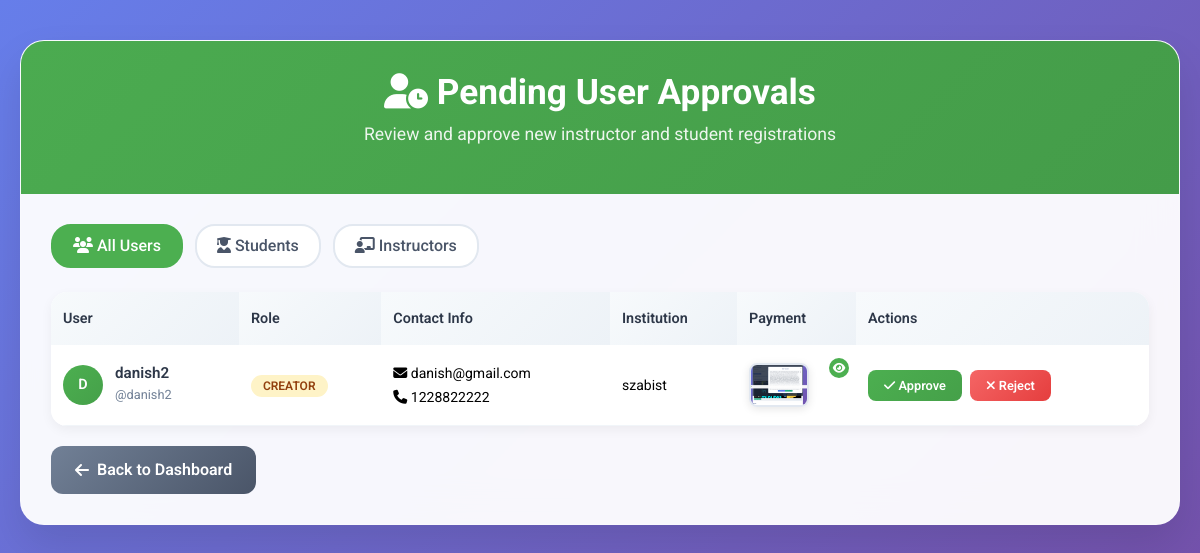
Page /admin/pending_approvals (signed in) on the committed database.
### tables this page shows
CREATE TABLE users
             (id INTEGER PRIMARY KEY, username TEXT UNIQUE, password TEXT, role TEXT, avatar TEXT, display_name TEXT, bio TEXT, notif_forum INTEGER DEFAULT 1, notif_grades INTEGER DEFAULT 1, notif_announcements INTEGER DEFAULT 1, dark_mode INTEGER DEFAULT 0, badges TEXT, points INTEGER DEFAULT 0, api_token TEXT, is_approved INTEGER DEFAULT 0, full_name TEXT, email TEXT, phone TEXT, institution TEXT, payment_screenshot TEXT, is_blocked INTEGER DEFAULT 0, created_at TEXT, logo TEXT);

### app.py (the view)
@app.route('/admin/pending_approvals')
@login_required
def pending_approvals():
    if current_user.role != 'admin':
        flash('Access denied.')
        return redirect(url_for('home_dashboard'))
    role_filter = request.args.get('role')
    conn = sqlite3.connect('database.db')
    c = conn.cursor()
    if role_filter == 'creator':
        c.execute('SELECT id, username, role, full_name, email, phone, institution, payment_screenshot FROM users WHERE is_approved=0 AND role="creator"')
    elif role_filter == 'student':
        c.execute('SELECT id, username, role, full_name, email, phone, institution, payment_screenshot FROM users WHERE is_approved=0 AND role="student"')
    else:
        c.execute('SELECT id, username, role, full_name, email, phone, institution, payment_screenshot FROM users WHERE is_approved=0')
    pending_users = c.fetchall()
    conn.close()
    return render_template('pending_approvals.html', pending_users=pending_users, role_filter=role_filter)

### app.py (called while the page is built, shortened)
@login_manager.user_loader
def load_user(user_id):
    conn = sqlite3.connect('database.db')
    c = conn.cursor()
    c.execute('SELECT id, username, role FROM users WHERE id = ?', (user_id,))
    user_data = c.fetchone()
    conn.close()
    if user_data:
        return User(user_data[0], user_data[1], user_data[2])
    return None

@app.context_processor
def inject_user_logo():
    return {'user_logo': None}

### templates/pending_approvals.html (shortened to what this page needs)
<!DOCTYPE html>
<html lang="en">
<head>
    <link href="https://cdn.jsdelivr.net/npm/bootstrap@5.3.2/dist/css/bootstrap.min.css" rel="stylesheet">
    <link rel="stylesheet" href="https://cdnjs.cloudflare.com/ajax/libs/font-awesome/6.4.2/css/all.min.css" />
</head>
<body>
    <div class="admin-container">
        <div class="admin-card">
            <div class="admin-header">
                <h1 class="admin-title">
                    <i class="fas fa-user-clock"></i> Pending User Approvals
                </h1>
                <p class="admin-subtitle">Review and approve new instructor and student registrations</p>
            </div>
            <div class="admin-content">
                <div class="filter-buttons">
                    <a href="{{ url_for('pending_approvals') }}" class="filter-btn {% if not role_filter %}active{% endif %}">
                        <i class="fas fa-users"></i> All Users
                    </a>
                    <a href="{{ url_for('pending_approvals', role='student') }}" class="filter-btn {% if role_filter == 'student' %}active{% endif %}">
                        <i class="fas fa-user-graduate"></i> Students
                    </a>
                    <a href="{{ url_for('pending_approvals', role='creator') }}" class="filter-btn {% if role_filter == 'creator' %}active{% endif %}">
                        <i class="fas fa-chalkboard-teacher"></i> Instructors
                    </a>
                </div>
                {% if pending_users %}
                <div class="approval-table">
                    <div class="table-responsive">
                        <table class="table">
                            <thead>
                                <tr>
                                    <th>User</th>
                                    <th>Role</th>
                                    <th>Contact Info</th>
                                    <th>Institution</th>
                                    <th>Payment</th>
                                    <th>Actions</th>
                                </tr>
                            </thead>
                            <tbody>
                                {% for user in pending_users %}
                                <tr>
                                    <td>
                                        <div class="user-info">
                                            <div class="user-avatar">
                                                {{ user[1][0].upper() }}
                                            </div>
                                            <div class="user-details">
                                                <h6>{{ user[3] or user[1] }}</h6>
                                                <small>@{{ user[1] }}</small>
                                            </div>
                                        </div>
                                    </td>
                                    <td>
                                        <span class="role-badge role-{{ user[2] }}">
                                            {{ user[2] }}
                                        </span>
                                    </td>
                                    <td>
                                        <div>
                                            <small><i class="fas fa-envelope"></i> {{ user[4] or 'N/A' }}</small><br>
                                            <small><i class="fas fa-phone"></i> {{ user[5] or 'N/A' }}</small>
                                        </div>
                                    </td>
                                    <td>
                                        <small>{{ user[6] or 'N/A' }}</small>
                                    </td>
                                    <td>
                                        {% if user[2] == 'creator' and user|length > 7 and user[7] %}
                                        <div class="payment-screenshot" onclick="viewPayment('{{ user[7] }}', '{{ user[3] or user[1] }}')">
                                            <img src="/{{ user[7] }}" alt="Payment Screenshot">
                                            <div class="view-icon">
                                                <i class="fas fa-eye"></i>
                                            </div>
                                        </div>
                                        {% else %}
                                        <small class="text-muted">N/A</small>
                                        {% endif %}
                                    </td>
                                    <td>
                                        <div class="action-buttons">
                                            <form method="POST" action="{{ url_for('approve_user', user_id=user[0]) }}" style="display:inline;">
                                                <button type="submit" class="btn-approve">
                                                    <i class="fas fa-check"></i> Approve
                                                </button>
                                            </form>
                                            <form method="POST" action="{{ url_for('reject_user', user_id=user[0]) }}" style="display:inline;">
                                                <button type="submit" class="btn-reject">
                                                    <i class="fas fa-times"></i> Reject
                                                </button>
                                            </form>
                                        </div>
                                    </td>
                                </tr>
                                {% endfor %}
                            </tbody>
                        </table>
                    </div>
                </div>
                {% else %}
                <div class="empty-state">
                    <i class="fas fa-check-circle"></i>
                    <h5>No pending approvals</h5>
                    <p>All user registrations have been reviewed and processed.</p>
                </div>
                {% endif %}
                <a href="/home" class="back-btn">
                    <i class="fas fa-arrow-left"></i> Back to Dashboard
                </a>
            </div>
        </div>
    </div>
</body>
</html>

### templates/pending_approvals.html (style rules this page uses)
body { font-family: 'Roboto', sans-serif; background: linear-gradient(135deg, #667eea 0%, #764ba2 100%); min-height: 100vh; margin: 0; padding: 0; }
.admin-container { max-width: 1400px; margin: 40px auto; padding: 0 20px; }
.admin-card { background: rgba(255, 255, 255, 0.95); backdrop-filter: blur(20px); border-radius: 24px; box-shadow: 0 20px 40px rgba(0, 0, 0, 0.1); overflow: hidden; border: 1px solid rgba(255, 255, 255, 0.2); }
.admin-header { background: linear-gradient(135deg, #4CAF50 0%, #45a049 100%); padding: 30px; text-align: center; color: white; position: relative; }
.admin-header::before { content: ''; position: absolute; top: 0; left: 0; right: 0; bottom: 0; background: rgba(30,41,59,0.1); opacity: 0.3; }
.admin-title { font-size: 2.2rem; font-weight: 700; margin-bottom: 8px; position: relative; z-index: 1; }
.admin-subtitle { font-size: 1.1rem; opacity: 0.9; position: relative; z-index: 1; }
.admin-content { padding: 30px; }
.filter-buttons { display: flex; gap: 12px; margin-bottom: 24px; flex-wrap: wrap; }
.filter-btn { padding: 8px 20px; border-radius: 20px; border: 2px solid #e2e8f0; background: white; color: #4a5568; font-weight: 500; transition: all 0.3s ease; text-decoration: none; display: inline-block; }
.filter-btn.active { background: #4CAF50; border-color: #4CAF50; color: white; }
.approval-table { background: white; border-radius: 16px; overflow: hidden; box-shadow: 0 4px 12px rgba(0, 0, 0, 0.05); }
.table { margin-bottom: 0; }
.table thead th { background: linear-gradient(135deg, #f7fafc 0%, #edf2f7 100%); border: none; padding: 16px 12px; font-weight: 600; color: #2d3748; font-size: 0.9rem; }
.table tbody td { padding: 16px 12px; border: none; border-bottom: 1px solid #f1f5f9; vertical-align: middle; }
.user-info { display: flex; align-items: center; gap: 12px; }
.user-avatar { width: 40px; height: 40px; border-radius: 50%; background: linear-gradient(135deg, #4CAF50 0%, #45a049 100%); display: flex; align-items: center; justify-content: center; color: white; font-weight: 600; font-size: 0.9rem; }
.user-details h6 { margin: 0; font-weight: 600; color: #2d3748; font-size: 0.95rem; }
.user-details small { color: #718096; font-size: 0.8rem; }
.role-badge { padding: 4px 12px; border-radius: 12px; font-size: 0.75rem; font-weight: 600; text-transform: uppercase; }
.role-creator { background: #fef3c7; color: #92400e; }
.payment-screenshot { position: relative; cursor: pointer; transition: transform 0.3s ease; }
.payment-screenshot img { max-width: 60px; max-height: 60px; border-radius: 8px; box-shadow: 0 2px 8px rgba(0, 0, 0, 0.1); border: 2px solid #e2e8f0; }
.payment-screenshot .view-icon { position: absolute; top: -5px; right: -5px; background: #4CAF50; color: white; border-radius: 50%; width: 20px; height: 20px; display: flex; align-items: center; justify-content: center; font-size: 0.7rem; }
.action-buttons { display: flex; gap: 8px; }
.btn-approve { background: linear-gradient(135deg, #4CAF50 0%, #45a049 100%); border: none; border-radius: 8px; padding: 6px 16px; color: white; font-size: 0.8rem; font-weight: 600; transition: all 0.3s ease; }
.btn-reject { background: linear-gradient(135deg, #f56565 0%, #e53e3e 100%); border: none; border-radius: 8px; padding: 6px 16px; color: white; font-size: 0.8rem; font-weight: 600; transition: all 0.3s ease; }
.back-btn { background: linear-gradient(135deg, #718096 0%, #4a5568 100%); border: none; border-radius: 12px; padding: 12px 24px; color: white; font-weight: 600; text-decoration: none; display: inline-flex; align-items: center; gap: 8px; transition: all 0.3s ease; margin-top: 20px; }

### rows in the picture
users: username "D", full_name "danish2", username "danish2", role "CREATOR", email "danish@gmail.com", phone "1228822222", institution "szabist"
